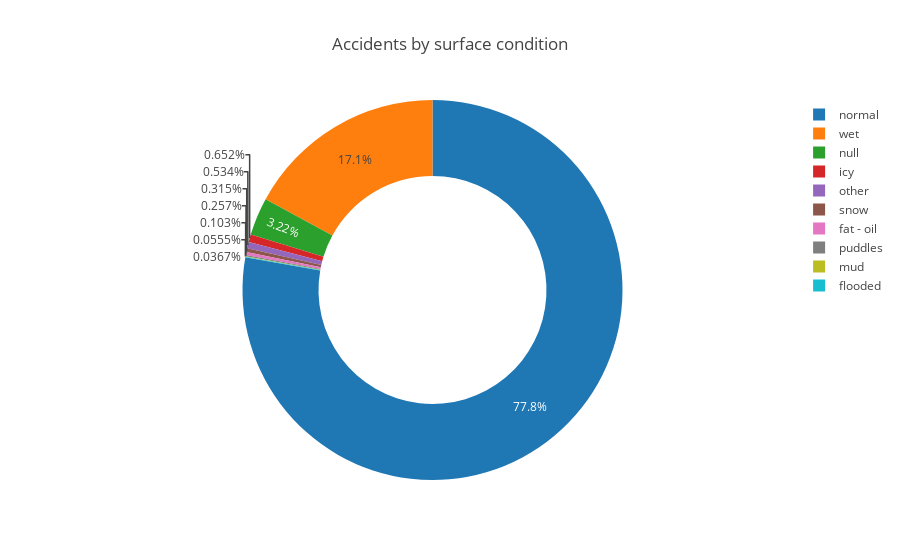

The cell this chart's notebook holds for it:
### Code cell
data_surface = places.groupby(by='surfaceCondition', as_index=False).count()
SurfaceConditionLable = {
    1 :'normal',
    2 : 'wet',
    3 : 'puddles',
    4 : 'flooded',
    5 : 'snow',
    6 : 'mud',
    7 : 'icy',
    8 : 'fat - oil',
    9 : 'other'
}
data_surface.surfaceCondition =  data_surface.surfaceCondition.map(SurfaceConditionLable)

Title = "Accidents by surface condition"
PlotPiechart(data_surface.surfaceCondition.values , data_surface, 'Surface condition')

### Figure 1 — Plotly figure (JSON) as saved in the notebook; plotly's stock layout.template omitted (floating-point values rounded to 4 significant figures)
{"data": [{"hole": 0.6, "hoverinfo": "label+percent+name", "labels": [null, "normal", "wet", "puddles", "flooded", "snow", "mud", "icy", "fat - oil", "other"], "name": "Surface condition", "type": "pie", "uid": "1caae974-d9c0-4c77-a477-fea9cc2b2027", "values": [26998, 652322, 143254, 861, 308, 2643, 466, 5474, 2159, 4483]}], "layout": {"annotations": [{"font": {"size": 40}, "showarrow": false, "text": " ", "x": 5.5, "y": 0.5}], "title": {"text": "Accidents by surface condition"}}}
